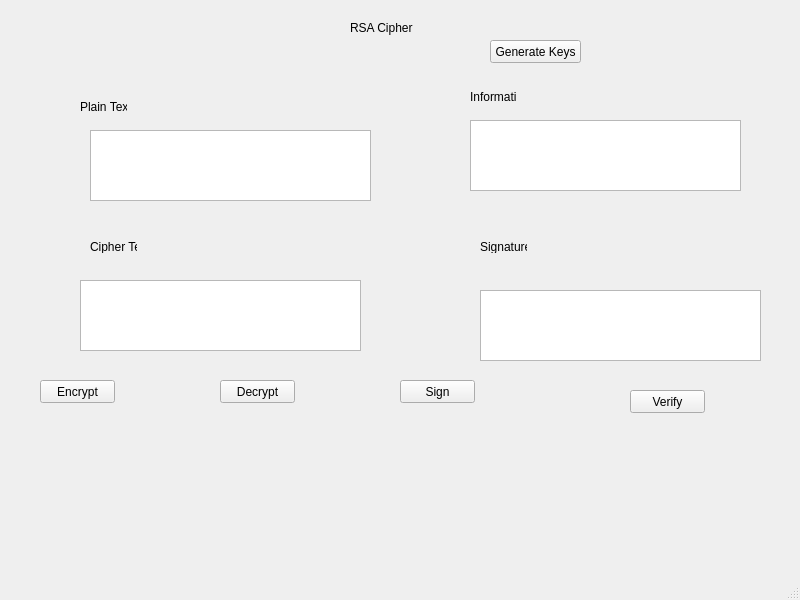
<?xml version="1.0" encoding="UTF-8"?>
<ui version="4.0">
 <class>mainWindow</class>
 <widget class="QMainWindow" name="mainWindow">
  <property name="geometry">
   <rect>
    <x>0</x>
    <y>0</y>
    <width>800</width>
    <height>600</height>
   </rect>
  </property>
  <property name="windowTitle">
   <string>MainWindow</string>
  </property>
  <widget class="QWidget" name="centralwidget">
   <widget class="QLabel" name="label">
    <property name="geometry">
     <rect>
      <x>350</x>
      <y>20</y>
      <width>131</width>
      <height>16</height>
     </rect>
    </property>
    <property name="text">
     <string>RSA Cipher</string>
    </property>
   </widget>
   <widget class="QLabel" name="txtPlainText">
    <property name="geometry">
     <rect>
      <x>80</x>
      <y>100</y>
      <width>47</width>
      <height>13</height>
     </rect>
    </property>
    <property name="text">
     <string>Plain Text:</string>
    </property>
   </widget>
   <widget class="QLabel" name="txtCipherText">
    <property name="geometry">
     <rect>
      <x>90</x>
      <y>240</y>
      <width>47</width>
      <height>13</height>
     </rect>
    </property>
    <property name="text">
     <string>Cipher Text:</string>
    </property>
   </widget>
   <widget class="QLabel" name="label_4">
    <property name="geometry">
     <rect>
      <x>470</x>
      <y>90</y>
      <width>47</width>
      <height>13</height>
     </rect>
    </property>
    <property name="text">
     <string>Information:</string>
    </property>
   </widget>
   <widget class="QLabel" name="label_5">
    <property name="geometry">
     <rect>
      <x>480</x>
      <y>240</y>
      <width>47</width>
      <height>13</height>
     </rect>
    </property>
    <property name="text">
     <string>Signature:</string>
    </property>
   </widget>
   <widget class="QTextEdit" name="textPlantext">
    <property name="geometry">
     <rect>
      <x>90</x>
      <y>130</y>
      <width>281</width>
      <height>71</height>
     </rect>
    </property>
   </widget>
   <widget class="QTextEdit" name="txtCipherText_2">
    <property name="geometry">
     <rect>
      <x>80</x>
      <y>280</y>
      <width>281</width>
      <height>71</height>
     </rect>
    </property>
   </widget>
   <widget class="QTextEdit" name="txtInfor">
    <property name="geometry">
     <rect>
      <x>470</x>
      <y>120</y>
      <width>271</width>
      <height>71</height>
     </rect>
    </property>
   </widget>
   <widget class="QTextEdit" name="txtSign">
    <property name="geometry">
     <rect>
      <x>480</x>
      <y>290</y>
      <width>281</width>
      <height>71</height>
     </rect>
    </property>
   </widget>
   <widget class="QPushButton" name="btnEncrypt">
    <property name="geometry">
     <rect>
      <x>40</x>
      <y>380</y>
      <width>75</width>
      <height>23</height>
     </rect>
    </property>
    <property name="text">
     <string>Encrypt</string>
    </property>
   </widget>
   <widget class="QPushButton" name="btnDecrypt">
    <property name="geometry">
     <rect>
      <x>220</x>
      <y>380</y>
      <width>75</width>
      <height>23</height>
     </rect>
    </property>
    <property name="text">
     <string>Decrypt</string>
    </property>
   </widget>
   <widget class="QPushButton" name="btnSign">
    <property name="geometry">
     <rect>
      <x>400</x>
      <y>380</y>
      <width>75</width>
      <height>23</height>
     </rect>
    </property>
    <property name="text">
     <string>Sign</string>
    </property>
   </widget>
   <widget class="QPushButton" name="btnVerify">
    <property name="geometry">
     <rect>
      <x>630</x>
      <y>390</y>
      <width>75</width>
      <height>23</height>
     </rect>
    </property>
    <property name="text">
     <string>Verify</string>
    </property>
   </widget>
   <widget class="QPushButton" name="btnGenKeys">
    <property name="geometry">
     <rect>
      <x>490</x>
      <y>40</y>
      <width>91</width>
      <height>23</height>
     </rect>
    </property>
    <property name="text">
     <string>Generate Keys</string>
    </property>
   </widget>
  </widget>
  <widget class="QMenuBar" name="menubar">
   <property name="geometry">
    <rect>
     <x>0</x>
     <y>0</y>
     <width>800</width>
     <height>21</height>
    </rect>
   </property>
  </widget>
  <widget class="QStatusBar" name="statusbar"/>
 </widget>
 <resources/>
 <connections/>
</ui>
